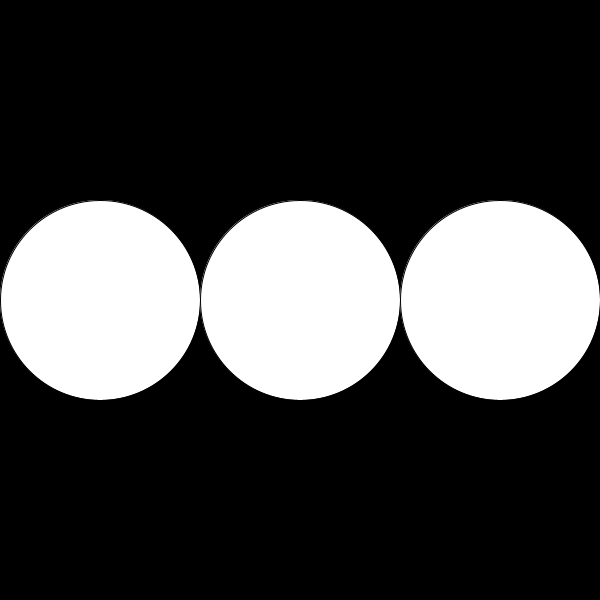
Frame 1 (no input)
Frame 60 (the mouse pressed at the canvas centre just before this capture): identical to frame 1, image omitted
Frame 120 (the mouse held since frame 60 and released just before this capture): identical to frame 1, image omitted

The Processing sketch that drew this single still picture (run headless with seeded random() and noise(); from frame 60 on, the mouse is pressed at the canvas centre):

// Processing sketch: arrays_while_11
// ── arrays_while_11.pde
// Storing data in and retrieving data from arrays with a for loop.

// This is an empty array which can hold 3 floats
float[] xPositions = new float[3];

// Counter variable
int i;

void setup() {
  size (600, 600);

  xPositions[0] = 100;
  xPositions[1] = 300;
  xPositions[2] = 500;
}

void draw() {
  background(0);

  // Using a for loop here allows us to do everything between {} while the counter (i) is less than the length of the colors array.
  while (i < xPositions.length) {
    // To iterate through each value in the array use [i]
    ellipse(xPositions[i], height/2, 200, 200);
    i++; 
  }
  
  i = 0; // reset counter to run while again next loop
}
